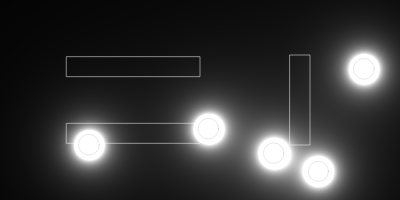
Frame 1 (no input)
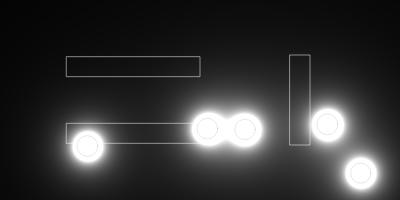
Frame 60 (no input)
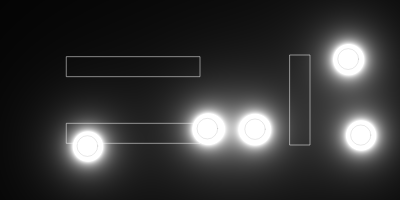
Frame 120 (the mouse pressed at the canvas centre since frame 60)

The p5.js sketch that drew these frames (run headless with seeded random() and noise() and a simulated clock; from frame 60 on, the mouse is pressed at the canvas centre):

// p5.js sketch
// ── sketch.js
var blobs = [];
var walls = [];


function setup() {
  let width = 400;
  let height = 200;
  let walls_t = 20;
  let num_blobs = 5;
  let blob_radius = 10.0;

  createCanvas(width, height);

  // create blobs
  for (i = 0; i < num_blobs; i++){
    var radius = blob_radius + random(0.0, 0.5);
    var x = random(radius, width - radius);
    var y = random(radius, height - radius);    
    blobs.push(new Blob(x, y, radius, i));
  }

  // create walls  
  walls.push(new Wall(width / 3.0,  1 * height / 3.0, width / 3.0, walls_t));
  walls.push(new Wall(width / 3.0,  2 * height / 3.0, width / 3.0, walls_t));
  walls.push(new Wall(4.5 * width / 6.0,  height / 2.0, walls_t, (height - walls_t) / 2.0));

}

function draw() {
  background(0);  // 51
  colorPixels();
  updateBlobs(blobs, walls);
  showWalls(walls);
}


function updateBlobs(blobs, walls){
  // blob operations
  for (i = 0; i < blobs.length; i++) {
    blobs[i].update();
    blobs[i].intersect_boundary();
    blobs[i].intersect_walls(walls);
    blobs[i].intersect_blobs(blobs);
    
  }
}


function showWalls(walls){
  for (i = 0; i < walls.length; i++) {
    walls[i].show();
  }
}


function colorPixels(){
  loadPixels();

  // colorize screen
  for (x = 0; x < width; x++) {

    for (y = 0; y < height; y++) {

      let sum = 0;
      
      for (i = 0; i < blobs.length; i++) {

        let dx = x - blobs[i].x;
        let dy = y - blobs[i].y;
        let light = blobs[i].r * blobs[i].r / (dx * dx + dy * dy);

        // let d = sqrt(dx * dx + dy * dy);
        // sum += (scale * blobs[i].r) / d;
  
        // var screen = [];
        // for (c = 0; c < 3; c++){
        //   screen[c] = blobs[i].color[c] * 255 * light;
        // }
        sum += light;
      }

      // if (sum > 1.0){
      //   sum = 1.0;
      // }
      // else{
      //   sum = sum * sum / 2
      // }
      sum *= 2

      set(x, y, color(sum * 255, sum * 255, sum * 255)); 
      // set(x, y, color(sum * 255, 255, 255));
      // set(x, y, color(sum * 255, sum , sum));  // set(x, y, color
    }

  }

  updatePixels();
}

// ── blob.js
class Blob {


  constructor(x, y, r, id) {
    this.x = x;
    this.y = y;
    this.r = r;  // 120, 240
    this.id = id;
  
    let max_vel = 3.0;
    let angle = random(0, 2 * PI);  // (0, 2 * PI)
    this.xvel = random(1, max_vel) * Math.cos(angle);
    this.yvel = random(1, max_vel) * Math.sin(angle);

    this.color = [random(1, 0), random(0, 1), random(0, 1)];
  }


  show() {
    noFill();
    stroke(0);  // 0
    strokeWeight(0.1);  // 4
    ellipse(this.x, this.y, this.r * 2, this.r * 2);
  }


  update() {
    this.show()
    this.x += this.xvel;
    this.y += this.yvel;
  }


  intersect_boundary(){
    if (this.intersects_boundary_on_x()){
      this.xvel *= -1;
    }
    else if (this.intersects_boundary_on_y()){
      this.yvel *= -1;
    }
  }


  intersects_boundary_on_x(){
    if (this.x > width - this. r || this.x < this.r){
      return true;
    }
    return false;
  }


  intersects_boundary_on_y(){
    if (this.y > height - this.r || this.y < this.r){
      return true;
    }
    return false;
  }


  intersect_blob(other){
    let dx = this.x - other.x;
    let dy = this.y - other.y;
    let dist_sq = dx * dx + dy * dy;
    let radii = this.r + other.r + 10.0;
    
    if (dist_sq < radii * radii){
      let dmax = max([abs(dx), abs(dy)])
      this.xvel = dx / dmax;
      this.yvel = dy / dmax;
    }
  }

  
  intersect_blobs(others){
    for (let j = 0; j < others.length; j++){
      let other = others[j];
      if (other.id == this.id){
        continue;
      }
      this.intersect_blob(other);
      }
    }


  intersects_wall_on_x(wall){
    if (this.x + this.r > wall.x - wall.half_w && this.x - this.r < wall.x + wall.half_w){
      return true;
    }
    return false;
  }


  intersects_wall_on_y(wall){
    if (this.y + this.r > wall.y - wall.half_h && this.y - this.r < wall.y + wall.half_h){
      return true;
    }
    return false;
  }


  intersects_wall(wall){
    if (this.intersects_wall_on_x(wall) && this.intersects_wall_on_y(wall)){
      this.xvel *= -1;
      this.yvel *= -1;
    }
  }


  intersect_walls(walls){
    for (let k = 0; k < walls.length; k++){
      this.intersects_wall(walls[k]);
      }
    }

}


// ── wall.js
class Wall {


  constructor(x, y, w, h) {
    this.x = x;
    this.y = y;
    this.w = w;
    this.h = h;
    this.half_w = w / 2.0;
    this.half_h = h / 2.0;
  }


  show() {
    rectMode(CENTER);
    noFill();
    stroke(255);  // 0
    strokeWeight(0.5);  // 4
    //fill(255);
    //stroke(0);
    rect(this.x, this.y, this.w, this.h);
  }
 
}
